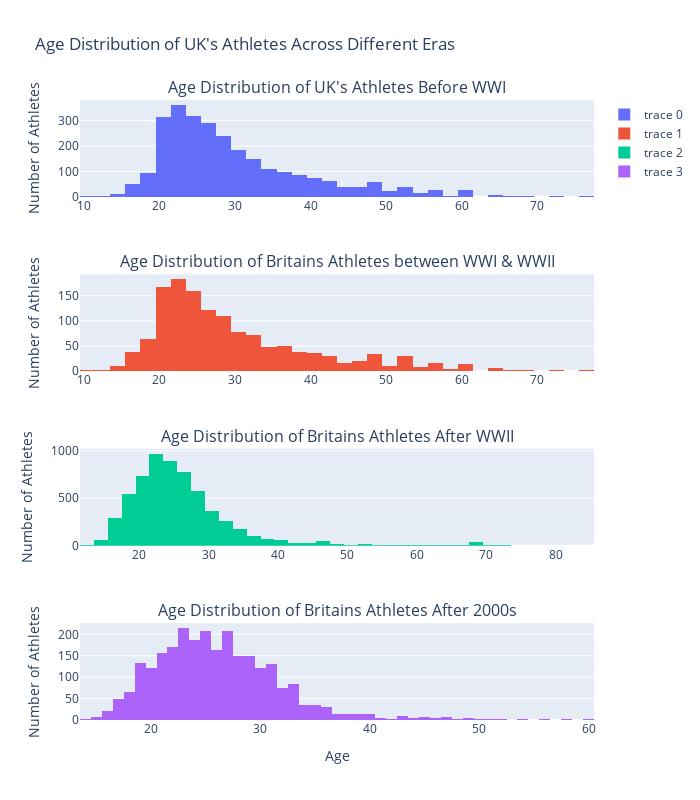

Here is the notebook cell this chart was saved with:
### Code cell
# Plockar ut 4 set som jag försökt göra self-explanatory. Men jag hoppas att det ska ge nånting som är visuellt intressant.. 
# Till att börja med kollar vi åldrarna men funkar detta bra så kan vi kanske göra en gender-plot också.
# Eventuellt en sån där click-wheel där man kan välja tidsspann och få upp en tydlig gender-bild, exempelvis.

pre_ww1 = UK_athletes[UK_athletes['Year'] < 1940]

between_wars = UK_athletes[(UK_athletes['Year'] >= 1914) & (UK_athletes['Year'] < 1945)]

post_ww2_pre_2000 = UK_athletes[(UK_athletes['Year'] >= 1945) & (UK_athletes['Year'] < 2000)]

post_2000 = UK_athletes[UK_athletes['Year'] >= 2000]


# Nu plotts

fig_pre_ww1 = px.histogram(pre_ww1, x='Age', nbins=50,
                           title="Age Distribution of UK's Athletes Before WWI",
                           labels={'Age': 'Age of Athletes'})

fig_between_wars = px.histogram(between_wars, x='Age', nbins=50,
                           title="Age Distribution of UK's Athletes between WWI & WWII",
                           labels={'Age': 'Age of Athletes'})

fig_post_ww2 = px.histogram(post_ww2_pre_2000, x='Age', nbins=50,
                           title="Age Distribution of UK's Athletes After WWII",
                           labels={'Age': 'Age of Athletes'})

fig_post_2000 = px.histogram(post_2000, x='Age', nbins=50,
                           title="Age Distribution of UK's Athletes After 2000s",
                           labels={'Age': 'Age of Athletes'})

#fig_pre_ww1.show()
#fig_between_wars.show()
#fig_post_ww2.show()
#fig_post_2000.show()

# Creating a subplot with 4 rows to display all histograms together
fig_all = make_subplots(rows=4, cols=1, subplot_titles=(
    "Age Distribution of UK's Athletes Before WWI",
    "Age Distribution of Britains Athletes between WWI & WWII",
    "Age Distribution of Britains Athletes After WWII",
    "Age Distribution of Britains Athletes After 2000s"
))

# Adding each histogram to the subplot
fig_all.add_trace(go.Histogram(x=pre_ww1['Age'], nbinsx=50), row=1, col=1)
fig_all.add_trace(go.Histogram(x=between_wars['Age'], nbinsx=50), row=2, col=1)
fig_all.add_trace(go.Histogram(x=post_ww2_pre_2000['Age'], nbinsx=50), row=3, col=1)
fig_all.add_trace(go.Histogram(x=post_2000['Age'], nbinsx=50), row=4, col=1)

# Update layout
fig_all.update_layout(height=800, width=700, title_text="Age Distribution of UK's Athletes Across Different Eras")
fig_all.update_xaxes(title_text="Age", row=4, col=1)
fig_all.update_yaxes(title_text="Number of Athletes", col=1)

# Show plot
fig_all.show()

### Figure 1 — Plotly figure (JSON) as saved in the notebook; plotly's stock layout.template omitted (floating-point values rounded to 4 significant figures; data arrays with more than 128 entries replaced by an {"elided": "..."} marker saying what was removed)
{"data": [{"nbinsx": 50, "type": "histogram", "x": {"elided": "3403 int values"}, "xaxis": "x", "yaxis": "y"}, {"nbinsx": 50, "type": "histogram", "x": {"elided": "1680 int values"}, "xaxis": "x2", "yaxis": "y2"}, {"nbinsx": 50, "type": "histogram", "x": {"elided": "6216 int values"}, "xaxis": "x3", "yaxis": "y3"}, {"nbinsx": 50, "type": "histogram", "x": {"elided": "2637 int values"}, "xaxis": "x4", "yaxis": "y4"}], "layout": {"annotations": [{"font": {"size": 16}, "showarrow": false, "text": "Age Distribution of UK's Athletes Before WWI", "x": 0.5, "xanchor": "center", "xref": "paper", "y": 1, "yanchor": "bottom", "yref": "paper"}, {"font": {"size": 16}, "showarrow": false, "text": "Age Distribution of Britains Athletes between WWI & WWII", "x": 0.5, "xanchor": "center", "xref": "paper", "y": 0.7188, "yanchor": "bottom", "yref": "paper"}, {"font": {"size": 16}, "showarrow": false, "text": "Age Distribution of Britains Athletes After WWII", "x": 0.5, "xanchor": "center", "xref": "paper", "y": 0.4375, "yanchor": "bottom", "yref": "paper"}, {"font": {"size": 16}, "showarrow": false, "text": "Age Distribution of Britains Athletes After 2000s", "x": 0.5, "xanchor": "center", "xref": "paper", "y": 0.1562, "yanchor": "bottom", "yref": "paper"}], "height": 800, "title": {"text": "Age Distribution of UK's Athletes Across Different Eras"}, "width": 700, "xaxis": {"anchor": "y", "domain": [0, 1]}, "xaxis2": {"anchor": "y2", "domain": [0, 1]}, "xaxis3": {"anchor": "y3", "domain": [0, 1]}, "xaxis4": {"anchor": "y4", "domain": [0, 1], "title": {"text": "Age"}}, "yaxis": {"anchor": "x", "domain": [0.8438, 1], "title": {"text": "Number of Athletes"}}, "yaxis2": {"anchor": "x2", "domain": [0.5625, 0.7188], "title": {"text": "Number of Athletes"}}, "yaxis3": {"anchor": "x3", "domain": [0.2812, 0.4375], "title": {"text": "Number of Athletes"}}, "yaxis4": {"anchor": "x4", "domain": [0, 0.1562], "title": {"text": "Number of Athletes"}}}}
